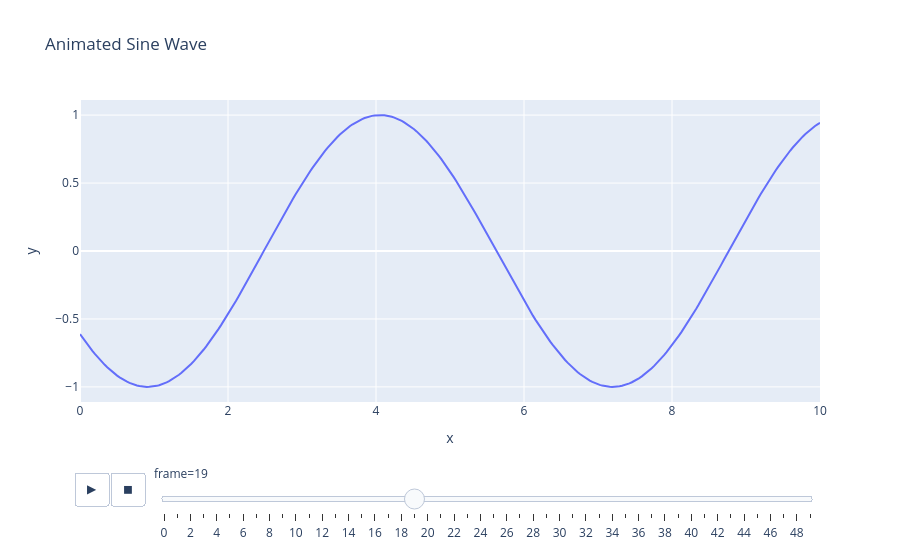

Notebook code cell kept with this figure:
### Code cell
import numpy as np
import pandas as pd
import plotly.express as px

frames = []

x = np.linspace(0, 10, 300)

for t in range(50):
    y = np.sin(x + t/5)

    temp = pd.DataFrame({
        "x": x,
        "y": y,
        "frame": t
    })

    frames.append(temp)

df = pd.concat(frames)

fig = px.line(
    df,
    x="x",
    y="y",
    animation_frame="frame",
    title="Animated Sine Wave"
)

fig.show()

### Figure 1 — Plotly figure (JSON) as saved in the notebook; plotly's stock layout.template omitted (floating-point values rounded to 4 significant figures; data arrays with more than 128 entries replaced by an {"elided": "..."} marker saying what was removed)
{"data": [{"hovertemplate": "frame=19<br>x=%{x}<br>y=%{y}<extra></extra>", "legendgroup": "", "line": {"color": "#636efa", "dash": "solid"}, "marker": {"symbol": "circle"}, "mode": "lines", "name": "", "orientation": "v", "showlegend": false, "type": "scatter", "x": {"elided": "300 float values"}, "xaxis": "x", "y": {"elided": "300 float values"}, "yaxis": "y"}], "layout": {"autosize": true, "legend": {"tracegroupgap": 0}, "sliders": [{"active": 19, "currentvalue": {"prefix": "frame="}, "len": 0.9, "pad": {"b": 10, "t": 60}, "steps": [{"args": [["0"], {"frame": {"duration": 0, "redraw": false}, "fromcurrent": true, "mode": "immediate", "transition": {"duration": 0, "easing": "linear"}}], "label": "0", "method": "animate"}, {"args": [["1"], {"frame": {"duration": 0, "redraw": false}, "fromcurrent": true, "mode": "immediate", "transition": {"duration": 0, "easing": "linear"}}], "label": "1", "method": "animate"}, {"args": [["2"], {"frame": {"duration": 0, "redraw": false}, "fromcurrent": true, "mode": "immediate", "transition": {"duration": 0, "easing": "linear"}}], "label": "2", "method": "animate"}, {"args": [["3"], {"frame": {"duration": 0, "redraw": false}, "fromcurrent": true, "mode": "immediate", "transition": {"duration": 0, "easing": "linear"}}], "label": "3", "method": "animate"}, {"args": [["4"], {"frame": {"duration": 0, "redraw": false}, "fromcurrent": true, "mode": "immediate", "transition": {"duration": 0, "easing": "linear"}}], "label": "4", "method": "animate"}, {"args": [["5"], {"frame": {"duration": 0, "redraw": false}, "fromcurrent": true, "mode": "immediate", "transition": {"duration": 0, "easing": "linear"}}], "label": "5", "method": "animate"}, {"args": [["6"], {"frame": {"duration": 0, "redraw": false}, "fromcurrent": true, "mode": "immediate", "transition": {"duration": 0, "easing": "linear"}}], "label": "6", "method": "animate"}, {"args": [["7"], {"frame": {"duration": 0, "redraw": false}, "fromcurrent": true, "mode": "immediate", "transition": {"duration": 0, "easing": "linear"}}], "label": "7", "method": "animate"}, {"args": [["8"], {"frame": {"duration": 0, "redraw": false}, "fromcurrent": true, "mode": "immediate", "transition": {"duration": 0, "easing": "linear"}}], "label": "8", "method": "animate"}, {"args": [["9"], {"frame": {"duration": 0, "redraw": false}, "fromcurrent": true, "mode": "immediate", "transition": {"duration": 0, "easing": "linear"}}], "label": "9", "method": "animate"}, {"args": [["10"], {"frame": {"duration": 0, "redraw": false}, "fromcurrent": true, "mode": "immediate", "transition": {"duration": 0, "easing": "linear"}}], "label": "10", "method": "animate"}, {"args": [["11"], {"frame": {"duration": 0, "redraw": false}, "fromcurrent": true, "mode": "immediate", "transition": {"duration": 0, "easing": "linear"}}], "label": "11", "method": "animate"}, {"args": [["12"], {"frame": {"duration": 0, "redraw": false}, "fromcurrent": true, "mode": "immediate", "transition": {"duration": 0, "easing": "linear"}}], "label": "12", "method": "animate"}, {"args": [["13"], {"frame": {"duration": 0, "redraw": false}, "fromcurrent": true, "mode": "immediate", "transition": {"duration": 0, "easing": "linear"}}], "label": "13", "method": "animate"}, {"args": [["14"], {"frame": {"duration": 0, "redraw": false}, "fromcurrent": true, "mode": "immediate", "transition": {"duration": 0, "easing": "linear"}}], "label": "14", "method": "animate"}, {"args": [["15"], {"frame": {"duration": 0, "redraw": false}, "fromcurrent": true, "mode": "immediate", "transition": {"duration": 0, "easing": "linear"}}], "label": "15", "method": "animate"}, {"args": [["16"], {"frame": {"duration": 0, "redraw": false}, "fromcurrent": true, "mode": "immediate", "transition": {"duration": 0, "easing": "linear"}}], "label": "16", "method": "animate"}, {"args": [["17"], {"frame": {"duration": 0, "redraw": false}, "fromcurrent": true, "mode": "immediate", "transition": {"duration": 0, "easing": "linear"}}], "label": "17", "method": "animate"}, {"args": [["18"], {"frame": {"duration": 0, "redraw": false}, "fromcurrent": true, "mode": "immediate", "transition": {"duration": 0, "easing": "linear"}}], "label": "18", "method": "animate"}, {"args": [["19"], {"frame": {"duration": 0, "redraw": false}, "fromcurrent": true, "mode": "immediate", "transition": {"duration": 0, "easing": "linear"}}], "label": "19", "method": "animate"}, {"args": [["20"], {"frame": {"duration": 0, "redraw": false}, "fromcurrent": true, "mode": "immediate", "transition": {"duration": 0, "easing": "linear"}}], "label": "20", "method": "animate"}, {"args": [["21"], {"frame": {"duration": 0, "redraw": false}, "fromcurrent": true, "mode": "immediate", "transition": {"duration": 0, "easing": "linear"}}], "label": "21", "method": "animate"}, {"args": [["22"], {"frame": {"duration": 0, "redraw": false}, "fromcurrent": true, "mode": "immediate", "transition": {"duration": 0, "easing": "linear"}}], "label": "22", "method": "animate"}, {"args": [["23"], {"frame": {"duration": 0, "redraw": false}, "fromcurrent": true, "mode": "immediate", "transition": {"duration": 0, "easing": "linear"}}], "label": "23", "method": "animate"}, {"args": [["24"], {"frame": {"duration": 0, "redraw": false}, "fromcurrent": true, "mode": "immediate", "transition": {"duration": 0, "easing": "linear"}}], "label": "24", "method": "animate"}, {"args": [["25"], {"frame": {"duration": 0, "redraw": false}, "fromcurrent": true, "mode": "immediate", "transition": {"duration": 0, "easing": "linear"}}], "label": "25", "method": "animate"}, {"args": [["26"], {"frame": {"duration": 0, "redraw": false}, "fromcurrent": true, "mode": "immediate", "transition": {"duration": 0, "easing": "linear"}}], "label": "26", "method": "animate"}, {"args": [["27"], {"frame": {"duration": 0, "redraw": false}, "fromcurrent": true, "mode": "immediate", "transition": {"duration": 0, "easing": "linear"}}], "label": "27", "method": "animate"}, {"args": [["28"], {"frame": {"duration": 0, "redraw": false}, "fromcurrent": true, "mode": "immediate", "transition": {"duration": 0, "easing": "linear"}}], "label": "28", "method": "animate"}, {"args": [["29"], {"frame": {"duration": 0, "redraw": false}, "fromcurrent": true, "mode": "immediate", "transition": {"duration": 0, "easing": "linear"}}], "label": "29", "method": "animate"}, {"args": [["30"], {"frame": {"duration": 0, "redraw": false}, "fromcurrent": true, "mode": "immediate", "transition": {"duration": 0, "easing": "linear"}}], "label": "30", "method": "animate"}, {"args": [["31"], {"frame": {"duration": 0, "redraw": false}, "fromcurrent": true, "mode": "immediate", "transition": {"duration": 0, "easing": "linear"}}], "label": "31", "method": "animate"}, {"args": [["32"], {"frame": {"duration": 0, "redraw": false}, "fromcurrent": true, "mode": "immediate", "transition": {"duration": 0, "easing": "linear"}}], "label": "32", "method": "animate"}, {"args": [["33"], {"frame": {"duration": 0, "redraw": false}, "fromcurrent": true, "mode": "immediate", "transition": {"duration": 0, "easing": "linear"}}], "label": "33", "method": "animate"}, {"args": [["34"], {"frame": {"duration": 0, "redraw": false}, "fromcurrent": true, "mode": "immediate", "transition": {"duration": 0, "easing": "linear"}}], "label": "34", "method": "animate"}, {"args": [["35"], {"frame": {"duration": 0, "redraw": false}, "fromcurrent": true, "mode": "immediate", "transition": {"duration": 0, "easing": "linear"}}], "label": "35", "method": "animate"}, {"args": [["36"], {"frame": {"duration": 0, "redraw": false}, "fromcurrent": true, "mode": "immediate", "transition": {"duration": 0, "easing": "linear"}}], "label": "36", "method": "animate"}, {"args": [["37"], {"frame": {"duration": 0, "redraw": false}, "fromcurrent": true, "mode": "immediate", "transition": {"duration": 0, "easing": "linear"}}], "label": "37", "method": "animate"}, {"args": [["38"], {"frame": {"duration": 0, "redraw": false}, "fromcurrent": true, "mode": "immediate", "transition": {"duration": 0, "easing": "linear"}}], "label": "38", "method": "animate"}, {"args": [["39"], {"frame": {"duration": 0, "redraw": false}, "fromcurrent": true, "mode": "immediate", "transition": {"duration": 0, "easing": "linear"}}], "label": "39", "method": "animate"}, {"args": [["40"], {"frame": {"duration": 0, "redraw": false}, "fromcurrent": true, "mode": "immediate", "transition": {"duration": 0, "easing": "linear"}}], "label": "40", "method": "animate"}, {"args": [["41"], {"frame": {"duration": 0, "redraw": false}, "fromcurrent": true, "mode": "immediate", "transition": {"duration": 0, "easing": "linear"}}], "label": "41", "method": "animate"}, {"args": [["42"], {"frame": {"duration": 0, "redraw": false}, "fromcurrent": true, "mode": "immediate", "transition": {"duration": 0, "easing": "linear"}}], "label": "42", "method": "animate"}, {"args": [["43"], {"frame": {"duration": 0, "redraw": false}, "fromcurrent": true, "mode": "immediate", "transition": {"duration": 0, "easing": "linear"}}], "label": "43", "method": "animate"}, {"args": [["44"], {"frame": {"duration": 0, "redraw": false}, "fromcurrent": true, "mode": "immediate", "transition": {"duration": 0, "easing": "linear"}}], "label": "44", "method": "animate"}, {"args": [["45"], {"frame": {"duration": 0, "redraw": false}, "fromcurrent": true, "mode": "immediate", "transition": {"duration": 0, "easing": "linear"}}], "label": "45", "method": "animate"}, {"args": [["46"], {"frame": {"duration": 0, "redraw": false}, "fromcurrent": true, "mode": "immediate", "transition": {"duration": 0, "easing": "linear"}}], "label": "46", "method": "animate"}, {"args": [["47"], {"frame": {"duration": 0, "redraw": false}, "fromcurrent": true, "mode": "immediate", "transition": {"duration": 0, "easing": "linear"}}], "label": "47", "method": "animate"}, {"args": [["48"], {"frame": {"duration": 0, "redraw": false}, "fromcurrent": true, "mode": "immediate", "transition": {"duration": 0, "easing": "linear"}}], "label": "48", "method": "animate"}, {"args": [["49"], {"frame": {"duration": 0, "redraw": false}, "fromcurrent": true, "mode": "immediate", "transition": {"duration": 0, "easing": "linear"}}], "label": "49", "method": "animate"}], "x": 0.1, "xanchor": "left", "y": 0, "yanchor": "top"}], "title": {"text": "Animated Sine Wave"}, "updatemenus": [{"active": 0, "buttons": [{"args": [null, {"frame": {"duration": 500, "redraw": false}, "fromcurrent": true, "mode": "immediate", "transition": {"duration": 500, "easing": "linear"}}], "label": "&#9654;", "method": "animate"}, {"args": [[null], {"frame": {"duration": 0, "redraw": false}, "fromcurrent": true, "mode": "immediate", "transition": {"duration": 0, "easing": "linear"}}], "label": "&#9724;", "method": "animate"}], "direction": "left", "pad": {"r": 10, "t": 70}, "showactive": false, "type": "buttons", "x": 0.1, "xanchor": "right", "y": 0, "yanchor": "top"}], "xaxis": {"anchor": "y", "autorange": true, "domain": [0, 1], "range": [0, 10], "title": {"text": "x"}, "type": "linear"}, "yaxis": {"anchor": "x", "autorange": true, "domain": [0, 1], "range": [-1.111, 1.111], "title": {"text": "y"}, "type": "linear"}}}
